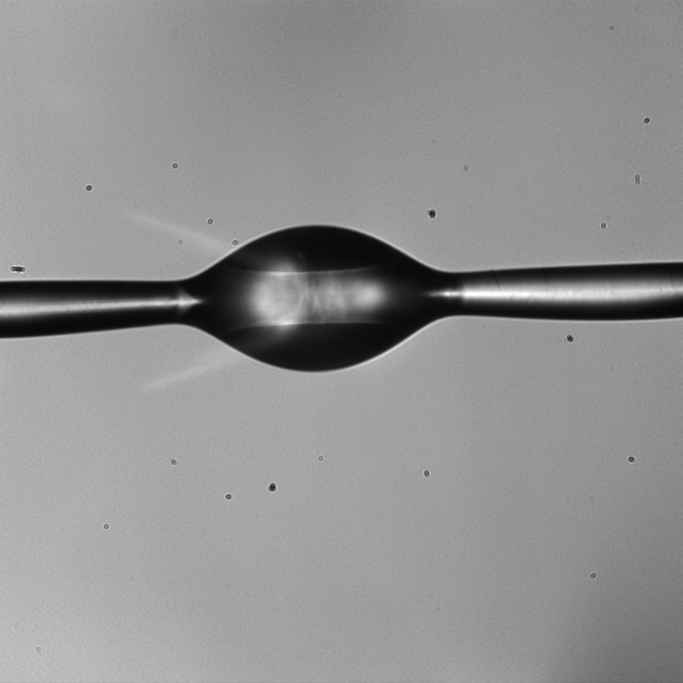
#> input picture python_assignments/fibdata/11.jpg, 2048 x 2048 px (shown at 1/3 size)
$ python detect_droplet.py
#> lines starting #> are read from the running program, lines starting #| are printed output that depends on the picture; after the words box and inside, x2 and y2 are one past the last pixel; in counts of white or black regions, pixels touching at a corner belong together
import numpy as np
import cv2 as cv
from matplotlib import pyplot as plt

img1 = cv.imread('11.jpg')
#> img1 is the input picture: shape (2048, 2048, 3); min 5, max 255, mean 145.2
img = cv.resize(img1, (800, 800))
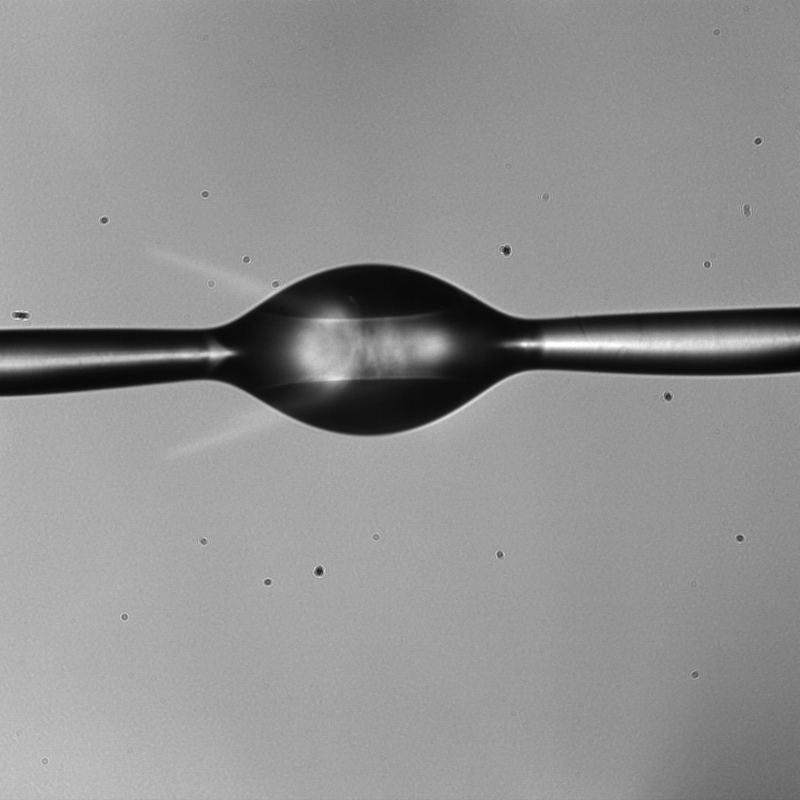
#> img: shape (800, 800, 3); min 6, max 255, mean 145

# Trackbar name, the image in connection, start varying point, end point, fuction to excute
_, th1 = cv.threshold(img, 100, 255, cv.THRESH_BINARY)
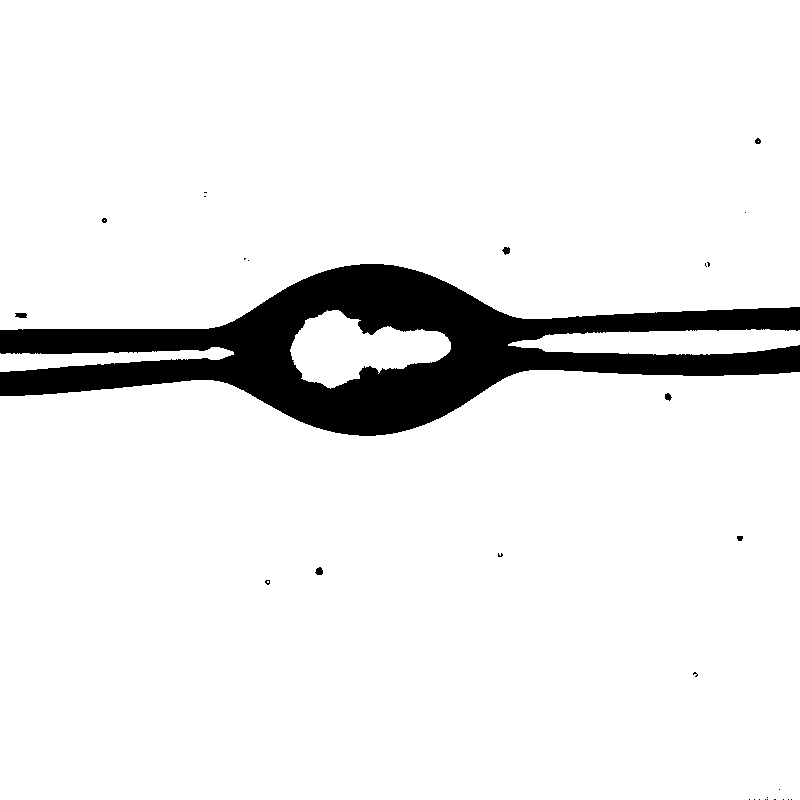
#> th1: shape (800, 800, 3); 91.8% white; 29 black regions (21 under 20 px), largest, box (x1, y1, x2, y2) and area: (0, 264, 800, 436) 51940, (15, 313, 27, 318) 52, (315, 567, 323, 575) 47
kernel2 = np.ones((5, 5), np.float32)
imerode = cv.erode(th1, kernel2, iterations=1)
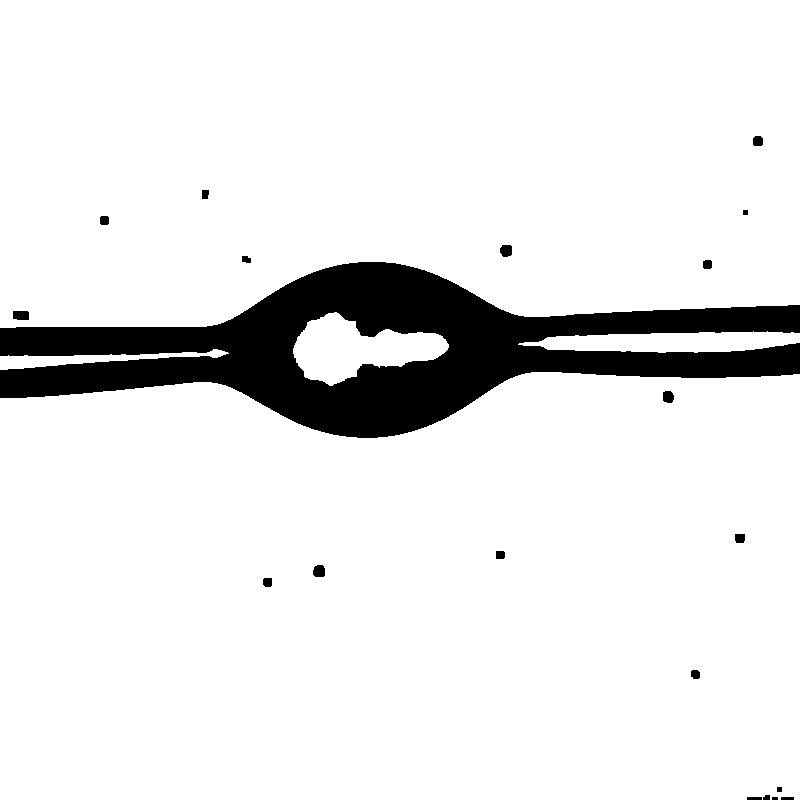
#> imerode: shape (800, 800, 3); 90.6% white; 20 black regions (1 under 20 px), largest, box (x1, y1, x2, y2) and area: (0, 262, 800, 438) 59098, (13, 311, 29, 320) 139, (313, 565, 325, 577) 127
imfinal = cv.dilate(imerode, kernel2, iterations=2)
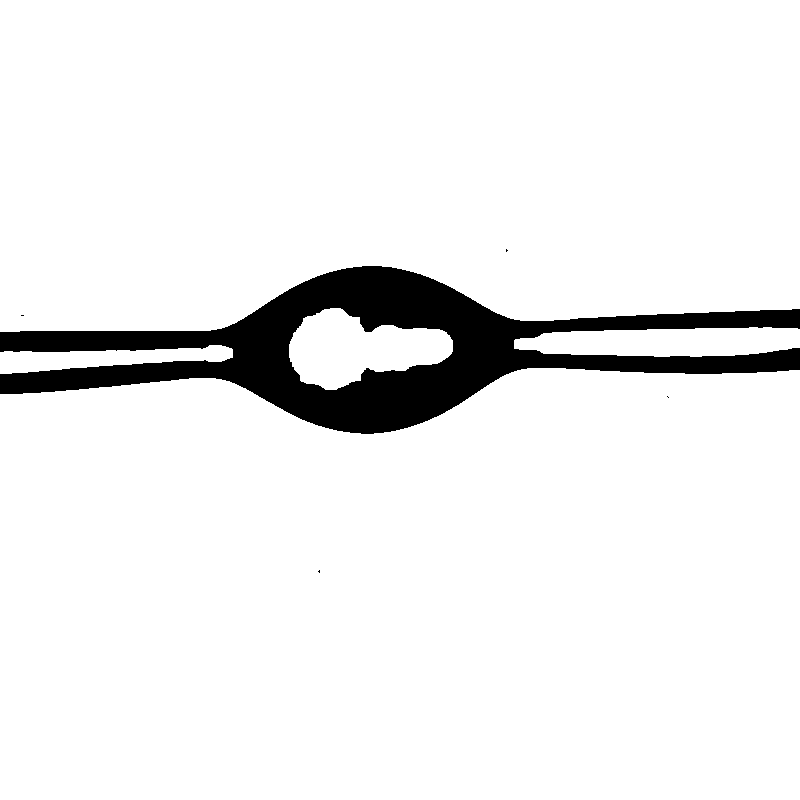
#> imfinal: shape (800, 800, 3); 93% white; 5 black regions (4 under 20 px), largest, box (x1, y1, x2, y2) and area: (0, 266, 800, 434) 45048
# zz = imfinal[:, 400, 0]
imlength = len(imfinal)
#> imlength = 800
count = 0

def subtractor(list):
    length = len(list)
    result = []
    for i in range(1, length, 1):
        iii = list[i]-list[i-1]
        result.append(iii)
    return result

blackpixels_perCloumn = []
for i in range(imlength):
    for ii in imfinal[:,i,0]:
        if ii == 255:
            continue
        else:
            # count = count+1
            count += 1
    blackpixels_perCloumn.append(count)
    count = 0
# print(blackpixels_perCloumn)
difference = subtractor(blackpixels_perCloumn)
# print(difference)
for e, zz in enumerate(difference):
    if zz > 7:
        print(e, zz)
        break_point = e-1
        break


XX = np.linspace(0,800,len(blackpixels_perCloumn))
#> XX = 800 values from 0 to 800
plt.plot(XX,blackpixels_perCloumn)
plt.title("A number of black pixels per each column in the image")
plt.xlabel("column number")
plt.ylabel("intensity of black pixels")

# start coordinate, end coordinate, color(BGR), thickness / the line to mark the starting point for droplet formulation
cv.line(imfinal, (break_point, 10), (break_point, 790), (0, 0, 255), 2)
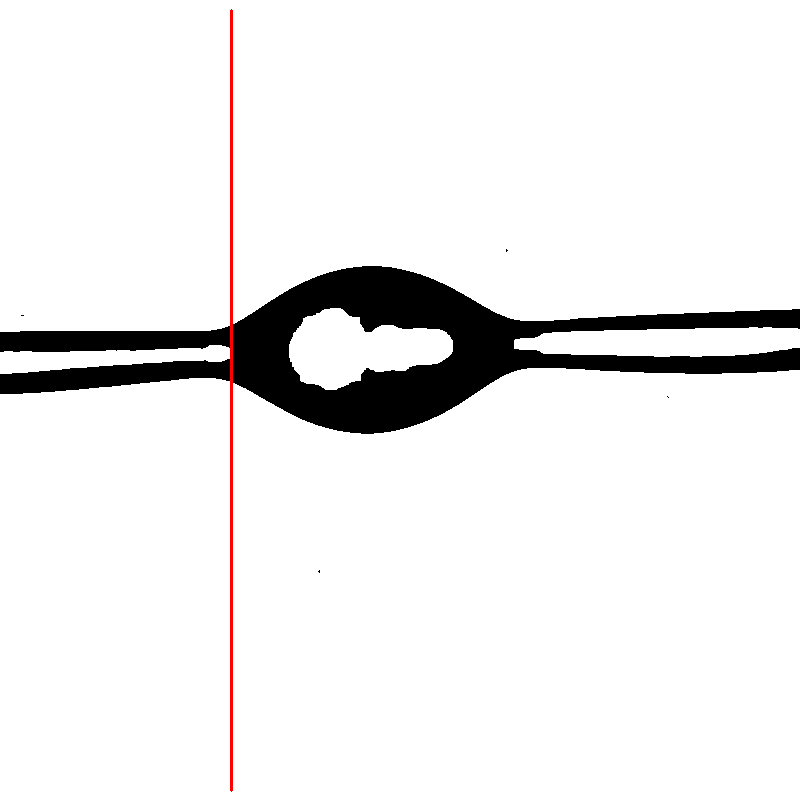
#> imfinal: shape (800, 800, 3); 0.37% of pixels changed, all inside (x1, y1, x2, y2) = (230, 9, 233, 792)
# plt.show()
# cv.imshow('image', th1)
cv.imshow('final_image', imfinal)
cv.imwrite('dropletStart_detection.jpg', imfinal)
K = cv.waitKey()
#> (key Esc is pressed here)
# now exploring different types of threshold
# or Gaussian type [Numbers: threshold, number of pixels to be in calculation, the offset constant]
# to get the color channels (RGB) from the trackbar
if K == 27:
    cv.destroyAllWindows()
plt.show()
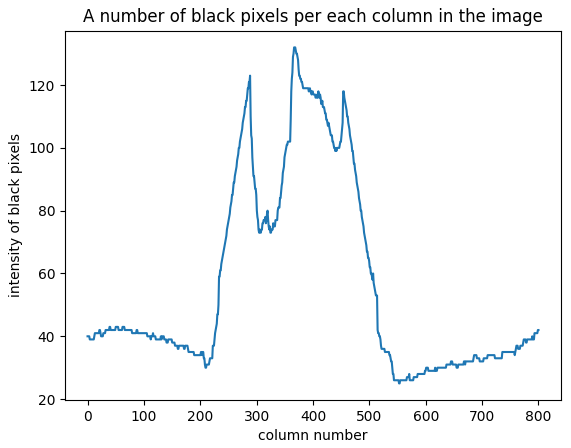
#> figure drawn by matplotlib, 1 panel; curve peaks at x = 366.5, y = 132
